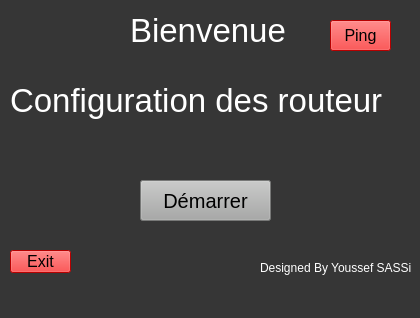
<?xml version="1.0" encoding="UTF-8"?>
<ui version="4.0">
 <class>MainWindow</class>
 <widget class="QMainWindow" name="MainWindow">
  <property name="geometry">
   <rect>
    <x>0</x>
    <y>0</y>
    <width>420</width>
    <height>318</height>
   </rect>
  </property>
  <property name="windowTitle">
   <string>Bienvenue</string>
  </property>
  <property name="styleSheet">
   <string notr="true">background-color: rgb(54, 54, 54);</string>
  </property>
  <widget class="QWidget" name="centralwidget">
   <widget class="QLabel" name="label">
    <property name="geometry">
     <rect>
      <x>130</x>
      <y>10</y>
      <width>161</width>
      <height>41</height>
     </rect>
    </property>
    <property name="styleSheet">
     <string notr="true">color: rgb(255, 255, 255);
font-size: 25pt;</string>
    </property>
    <property name="text">
     <string>Bienvenue</string>
    </property>
   </widget>
   <widget class="QLabel" name="label_2">
    <property name="geometry">
     <rect>
      <x>10</x>
      <y>80</y>
      <width>381</width>
      <height>41</height>
     </rect>
    </property>
    <property name="styleSheet">
     <string notr="true">color: rgb(255, 255, 255);
font-size: 25pt;</string>
    </property>
    <property name="text">
     <string>Configuration des routeur</string>
    </property>
   </widget>
   <widget class="QLabel" name="label_4">
    <property name="geometry">
     <rect>
      <x>260</x>
      <y>260</y>
      <width>151</width>
      <height>16</height>
     </rect>
    </property>
    <property name="styleSheet">
     <string notr="true">color: rgb(255, 255, 255);
font: 75 10pt &quot;Script MT Bold&quot;;</string>
    </property>
    <property name="text">
     <string>Designed By Youssef SASSi</string>
    </property>
   </widget>
   <widget class="QPushButton" name="pushButton">
    <property name="geometry">
     <rect>
      <x>140</x>
      <y>180</y>
      <width>131</width>
      <height>41</height>
     </rect>
    </property>
    <property name="styleSheet">
     <string notr="true">color: rgb(0, 0, 0);
selection-color: rgb(255, 170, 255);

font: 8pt &quot;Segoe Print&quot;;
font-size:15pt;
background-color: rgb(167, 168, 167);</string>
    </property>
    <property name="text">
     <string>Démarrer</string>
    </property>
   </widget>
   <widget class="QPushButton" name="ping2">
    <property name="geometry">
     <rect>
      <x>330</x>
      <y>20</y>
      <width>61</width>
      <height>31</height>
     </rect>
    </property>
    <property name="styleSheet">
     <string notr="true">color: rgb(0, 0, 0);
selection-color: rgb(255, 170, 255);

font: 8pt &quot;Segoe Print&quot;;
font-size:12pt;
background-color: rgb(255, 0, 0);</string>
    </property>
    <property name="text">
     <string>Ping</string>
    </property>
   </widget>
   <widget class="QPushButton" name="pushButton_3">
    <property name="geometry">
     <rect>
      <x>10</x>
      <y>250</y>
      <width>61</width>
      <height>23</height>
     </rect>
    </property>
    <property name="styleSheet">
     <string notr="true">color: rgb(0, 0, 0);
selection-color: rgb(255, 170, 255);

font: 8pt &quot;Segoe Print&quot;;
font-size:12pt;
background-color: rgb(255, 0, 0);</string>
    </property>
    <property name="text">
     <string>Exit</string>
    </property>
   </widget>
  </widget>
  <widget class="QMenuBar" name="menubar">
   <property name="geometry">
    <rect>
     <x>0</x>
     <y>0</y>
     <width>420</width>
     <height>21</height>
    </rect>
   </property>
  </widget>
  <widget class="QStatusBar" name="statusbar"/>
 </widget>
 <resources>
  <include location="C:/Users/youssef/Desktop/stage/test.qrc"/>
 </resources>
 <connections/>
</ui>
